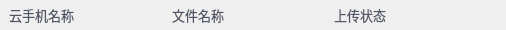
<?xml version="1.0" encoding="UTF-8"?>
<ui version="4.0">
 <class>UploadFileHistoryItem</class>
 <widget class="QWidget" name="UploadFileHistoryItem">
  <property name="geometry">
   <rect>
    <x>0</x>
    <y>0</y>
    <width>506</width>
    <height>29</height>
   </rect>
  </property>
  <property name="windowTitle">
   <string>Form</string>
  </property>
  <layout class="QVBoxLayout" name="verticalLayout">
   <property name="spacing">
    <number>0</number>
   </property>
   <property name="leftMargin">
    <number>0</number>
   </property>
   <property name="topMargin">
    <number>0</number>
   </property>
   <property name="rightMargin">
    <number>0</number>
   </property>
   <property name="bottomMargin">
    <number>0</number>
   </property>
   <item>
    <widget class="QFrame" name="frame_7">
     <property name="minimumSize">
      <size>
       <width>0</width>
       <height>30</height>
      </size>
     </property>
     <property name="maximumSize">
      <size>
       <width>16777215</width>
       <height>30</height>
      </size>
     </property>
     <property name="font">
      <font>
       <pointsize>10</pointsize>
      </font>
     </property>
     <property name="styleSheet">
      <string notr="true">border:none;color:#505465;</string>
     </property>
     <property name="frameShape">
      <enum>QFrame::StyledPanel</enum>
     </property>
     <property name="frameShadow">
      <enum>QFrame::Raised</enum>
     </property>
     <layout class="QHBoxLayout" name="horizontalLayout_7" stretch="2,2,2">
      <property name="spacing">
       <number>0</number>
      </property>
      <property name="topMargin">
       <number>0</number>
      </property>
      <property name="bottomMargin">
       <number>0</number>
      </property>
      <item>
       <widget class="QLabel" name="labelFileName">
        <property name="font">
         <font>
          <pointsize>10</pointsize>
          <bold>false</bold>
         </font>
        </property>
        <property name="styleSheet">
         <string notr="true">border:none;</string>
        </property>
        <property name="text">
         <string>云手机名称</string>
        </property>
       </widget>
      </item>
      <item>
       <widget class="QLabel" name="labelCreateTime">
        <property name="font">
         <font>
          <pointsize>10</pointsize>
          <bold>false</bold>
         </font>
        </property>
        <property name="styleSheet">
         <string notr="true">border:none;</string>
        </property>
        <property name="text">
         <string>文件名称</string>
        </property>
       </widget>
      </item>
      <item>
       <widget class="QLabel" name="labelUploadStatus">
        <property name="font">
         <font>
          <pointsize>10</pointsize>
          <bold>false</bold>
         </font>
        </property>
        <property name="styleSheet">
         <string notr="true">border:none;</string>
        </property>
        <property name="text">
         <string>上传状态</string>
        </property>
       </widget>
      </item>
     </layout>
    </widget>
   </item>
  </layout>
 </widget>
 <resources/>
 <connections/>
</ui>
